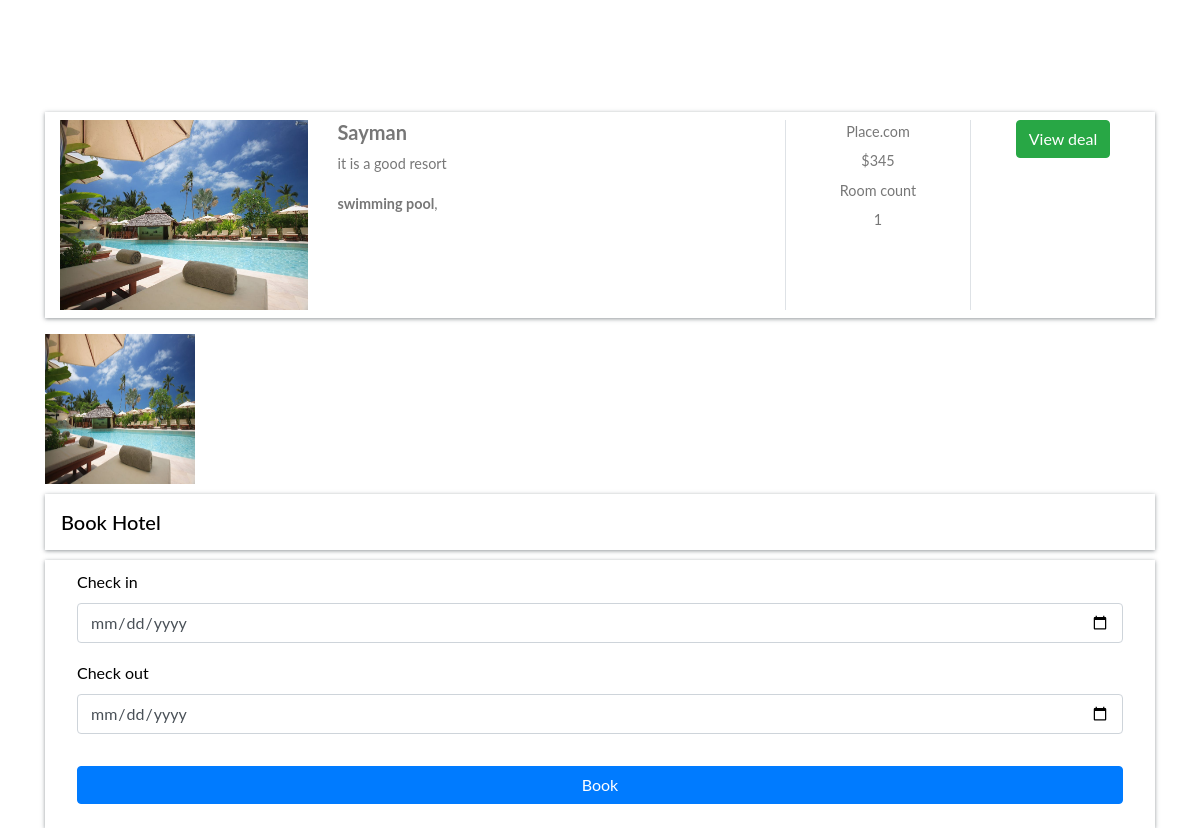
Page /hotel-detail/c5d73b51-4c2c-4b32-bb82-14e623516db9 (signed in) on the committed database.
### home/models.py (models this page shows, shortened)
class BaseModel(models.Model):
    uid = models.UUIDField(default=uuid.uuid4, editable=False, primary_key=True)
    created_at = models.DateTimeField(auto_now_add=True)
    updated_at = models.DateTimeField(auto_now_add=True)
    class Meta:
        abstract = True

class Hotel(BaseModel):
    hotel_name = models.CharField(max_length=50)
    hotel_price = models.IntegerField()
    description = models.TextField()
    amenities = models.ManyToManyField(Amenities)
    room_count = models.IntegerField(default=10)

class Hotelimages(BaseModel):
    hotel = models.ForeignKey(Hotel, related_name="images", on_delete=models.CASCADE)
    images = models.ImageField(upload_to="hotels")

class Amenities(BaseModel):
    amenity_name = models.CharField(max_length=100)

### home/views.py (the view, shortened to what this page needs)
# urls.py: path('hotel-detail/<uid>', hotel_detail, name='hotel_detail')
def hotel_detail(request, uid):
    hotel_obj = Hotel.objects.get(uid = uid)
    context = {'hotels_obj':hotel_obj}
    return render(request, 'hotel_detail.html', context)

### home/templates/hotel_detail.html (shortened to what this page needs)
{% extends "base.html" %}
{%  block start %}
<div class="container mt-5 pt-5">
    <div class="row search-card-result">
        <div class="col-md-3">
        <a href="/hotel-detail/{{hotels_obj.uid}}">
            <img class="img-fluid" src="/media/{{hotels_obj.images.first.images}}" alt="Card image cap">
        </a></div>
        <div class="col-md-5">
            <h5>{{hotels_obj.hotel_name}}</h5>
            <p>
                {{hotels_obj.description|truncatechars:150}}
            </p>
            <p>
                {%for amenitie in hotels_obj.amenities.all %}
                <b>{{amenitie.amenity_name}}</b>,
                {% endfor %}
            </p>
        </div>
        <div class="col-md-2 border-left text-center more-offers">
            <p>Place.com</p>
            <p>${{hotels_obj.hotel_price}}</p>
            <p>Room count</p>
            <p>{{hotels_obj.room_count}}</p>
        </div>
        <div class="col-md-2 border-left text-center more-offers">
            <div class="btn btn-success">View deal </div>
        </div>
    </div>
    <div class="row">
        {% for image in hotels_obj.images.all %}
        <div class="col-md-3">
            <img src="/media/{{image.images}}" style="height: 150px ; width:150px">
        </div>
        {% endfor %}
    </div>
    {% if request.user.is_authenticated %}
    <div class="filter-card">
        <h5>Book Hotel</h5>
        <form method="post">
            <div class="row form-group">
                <div class="col-md-12">
                    <label for="mintopay">Check in</label>
                    <p>
                        <input type="date" name="checkin" id="checkin" class="form-control">
                    </p>
                </div>
                <div class="col-md-12">
                    <label for="maxtopay">Check out</label>
                    <p>
                        <input type="date" name="checkout" id="checkout" class="form-control">
                    </p>
                </div>
            </div>
            <div class="row form-group">
                <div class="col-md-12">
                    <input type="submit" class="btn btn-primary btn-block" value="Book">
                </div>
            </div>
        </form>
    </div>
    {% else %}
    <a href="/login/" class="btn btn-primary mt-5 ">Login</a>
    {% endif %}
</div>
{% endblock %}

### home/templates/base.html (style rules this page uses)
body { font-family: "Lato", Arial, sans-serif; font-weight: 400; font-size: 16px; line-height: 1.7; background: #fff; color: #777; }
.search-card-result { box-shadow: 0px 1px 4px rgba(41, 51, 57, 0.5); margin: 1rem 0; padding: 0.5rem 0; background-color: #fff; }
.search-card-result img { height: 190px; }
.search-card-result h5 { font-style: 1.1rem; font-weight: 700; }
.search-card-result p { font-size: 0.9rem; }
.search-card-result .more-offers p { margin-bottom: 0.3rem; }
.filter-card { padding: 0; background: #fff; color: black; }
.filter-card h5 { margin: 10px 0; padding: 1rem; box-shadow: 0px 1px 4px rgba(41, 51, 57, 0.5); color: #000; }
.filter-card form { box-shadow: 0px 1px 4px rgba(41, 51, 57, 0.5); padding: 0.5rem 2rem; }

### rows in the picture
Hotel: images.first.images (picture), hotel_name "Sayman", description "it is a good resort", hotel_price "345", room_count "1"
Amenities: amenity_name "swimming pool"
Hotelimages: images (picture)
